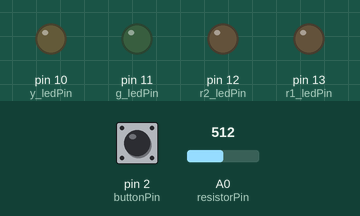
The sketch below on a simulated Arduino Uno, built with avr-gcc and run on an emulated ATmega328P. Parts: output pins drawn as LEDs (lit = HIGH). Dashed ring = blinking. Inputs (shaded band) come from the test bench; at power-on: A0 (resistorPin) = 512, pin 2 (buttonPin) LOW.

Above: at 1.3 s.
1.4 s: A0 (resistorPin) set to 0
3.0 s: A0 (resistorPin) set to 122
At 3.18 s:
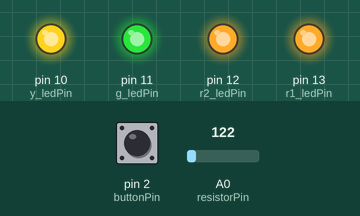
6.1 s: pin 2 (buttonPin) pulled HIGH for 0.65 s
At 6.6 s:
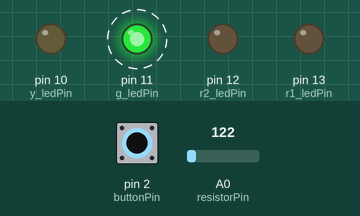
9.2 s: pin 2 (buttonPin) pulled HIGH for 1 s
At 9.41 s:
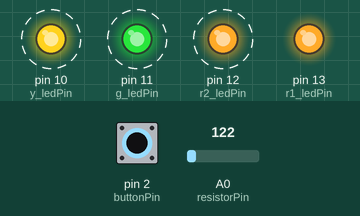
12.3 s: pin 2 (buttonPin) pulled HIGH for 3.2 s
At 12.83 s:
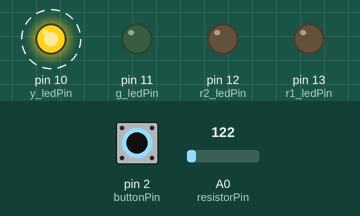
Timing chart, 0 to 18.0 s (numbered marks = the images above; inputs shaded):
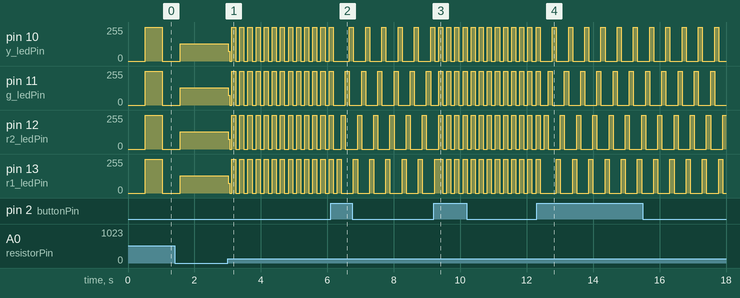

Measured:
- after the input at 3.0 s, pin 10 (y_ledPin), pin 11 (g_ledPin), pin 12 (r2_ledPin), pin 13 (r1_ledPin): 128/255 → 73/255 at once, then moves between 0/255 and 255/255, repeating every 0.49 s
- after the input at 6.1 s, pin 11 (g_ledPin): alternates 255/255 for 0.12 s and 0/255 for 0.37 s, starting after 0.44 s
- after the input at 9.2 s, pin 10 (y_ledPin), pin 11 (g_ledPin): alternates 255/255 for 0.12 s and 0/255 for 0.12 s, starting after 0.15 s; pin 12 (r2_ledPin): alternates 255/255 for 0.12 s and 0/255 for 0.12 s, starting after 0.40 s
- after the input at 12.3 s, pin 10 (y_ledPin): alternates 255/255 for 0.12 s and 0/255 for 0.37 s, starting after 0.47 s

The sketch:

Lab1.ino
```cpp
const int  buttonPin = 2, resistorPin = A0;
const int r1_ledPin = 13, r2_ledPin = 12, g_ledPin = 11, y_ledPin = 10;
int ledState = LOW, buttonState = LOW, lastButtonState = LOW;
int resistorValue = 0, mode = 1, led_high = 13, led_low = 10;
unsigned long lastDebounceTime = 0, debounceDelay = 50;

void setup() {
  pinMode(r1_ledPin, OUTPUT);
  pinMode(r2_ledPin, OUTPUT);
  pinMode(g_ledPin, OUTPUT);
  pinMode(y_ledPin, OUTPUT);
  pinMode(buttonPin, INPUT);
}

void loop() {
  int reading = digitalRead(buttonPin);
  if (reading != lastButtonState) {
    lastDebounceTime = millis();
  }
  if ((millis() - lastDebounceTime) > debounceDelay) {
    if(reading != buttonState) {
      buttonState = reading;
      if (buttonState == HIGH) {
        mode = !mode;
      }
    }
  }
  lastButtonState = reading;

  resistorValue = analogRead(resistorPin);
  if (mode) {
    digitalWrite(r1_ledPin, ledState);
    digitalWrite(r2_ledPin, ledState);
    digitalWrite(g_ledPin, ledState);
    digitalWrite(y_ledPin, ledState);
    delay(resistorValue);
    ledState = !ledState;
  }
  else {
    digitalWrite(led_low, LOW);
    digitalWrite(led_high, HIGH);
    delay(resistorValue);
    led_high = (led_high == 10)? 13 : led_high-1;
    led_low =  (led_low == 10)? 13 : led_low-1;
  }
}
```
